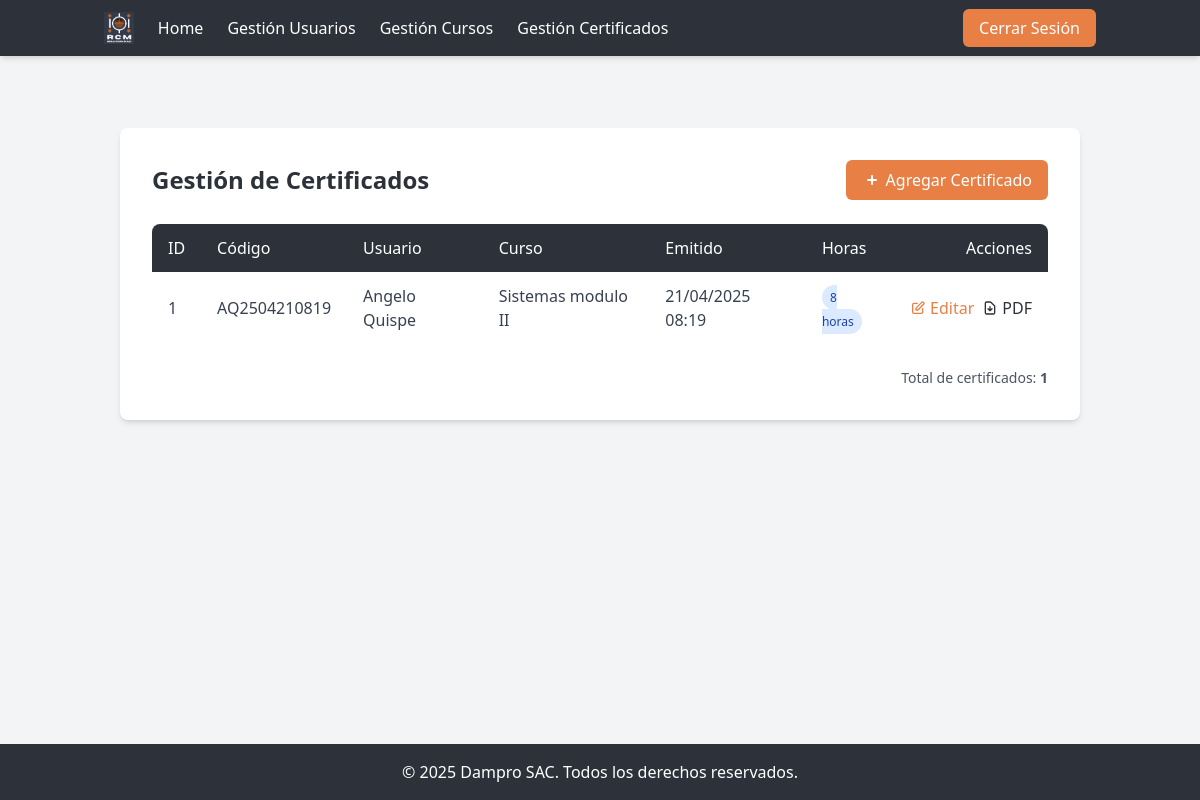
Page /dashboard/certificados/ (signed in) on the committed database.
### system/models.py (models this page shows)
class Certificate(models.Model):
    cert_code = models.CharField(max_length=100, unique=True)
    usuario = models.ForeignKey(Usuario, on_delete=models.CASCADE, related_name='certificates')
    course = models.ForeignKey(Course, on_delete=models.CASCADE, related_name='certificates')
    creation_date = models.DateTimeField(auto_now_add=True)
    chronological_hours = models.PositiveIntegerField()

class Usuario(models.Model):
    first_name = models.CharField(max_length=100)
    middle_name = models.CharField(max_length=100, blank=True, null=True)
    last_name = models.CharField(max_length=100)
    second_last_name = models.CharField(max_length=100, blank=True, null=True)
    user_type = models.CharField(max_length=50)

class Course(models.Model):
    name = models.CharField(max_length=200)
    course_hours = models.PositiveIntegerField()

### system/views.py (the view)
# urls.py: path('dashboard/certificados/', views.gestion_certificados, name='gestion_certificados'),
@login_required
def gestion_certificados(request):
    certificados = Certificate.objects.select_related('usuario', 'course').all()
    return render(request, 'system/gestion_certificados.html', {
        'certificados': certificados
    })

### system/views.py (called while the page is built)
def login_required(view_func):
    @wraps(view_func)
    def wrapped_view(request, *args, **kwargs):
        if not request.session.get('user_id'):
            return redirect('system:login')
        return view_func(request, *args, **kwargs)
    return wrapped_view

### system/templates/system/gestion_certificados.html (shortened to what this page needs)
{% extends 'system/base_logged.html' %}
{% block content %}
<section class="gestion-certificados bg-gray-100 py-12">
  <div class="container mx-auto px-4">
    <div class="bg-white rounded-lg shadow-md p-8 max-w-6xl mx-auto">
      <div class="flex justify-between items-center mb-6">
        <h1 class="text-2xl font-bold text-dampro-dark">Gestión de Certificados</h1>
        <a href="{% url 'system:add_certificado' %}" class="bg-dampro-orange text-white py-2 px-4 rounded-md font-medium hover:bg-opacity-90 transition-colors flex items-center">
          <svg xmlns="http://www.w3.org/2000/svg" class="h-5 w-5 mr-1" viewBox="0 0 20 20" fill="currentColor">
            <path fill-rule="evenodd" d="M10 5a1 1 0 011 1v3h3a1 1 0 110 2h-3v3a1 1 0 11-2 0v-3H6a1 1 0 110-2h3V6a1 1 0 011-1z" clip-rule="evenodd" />
          </svg>
          Agregar Certificado
        </a>
      </div>
      <div class="overflow-x-auto">
        <table class="min-w-full bg-white">
          <thead>
            <tr class="bg-dampro-dark text-white">
              <th class="py-3 px-4 text-left font-medium rounded-tl-lg">ID</th>
              <th class="py-3 px-4 text-left font-medium">Código</th>
              <th class="py-3 px-4 text-left font-medium">Usuario</th>
              <th class="py-3 px-4 text-left font-medium">Curso</th>
              <th class="py-3 px-4 text-left font-medium">Emitido</th>
              <th class="py-3 px-4 text-left font-medium">Horas</th>
              <th class="py-3 px-4 text-right font-medium rounded-tr-lg">Acciones</th>
            </tr>
          </thead>
          <tbody class="divide-y divide-gray-200">
            {% for c in certificados %}
            <tr class="hover:bg-gray-50">
              <td class="py-3 px-4 text-gray-700">{{ c.id }}</td>
              <td class="py-3 px-4 text-gray-700 font-medium">{{ c.cert_code }}</td>
              <td class="py-3 px-4 text-gray-700">{{ c.usuario.first_name }} {{ c.usuario.last_name }}</td>
              <td class="py-3 px-4 text-gray-700">{{ c.course.name }}</td>
              <td class="py-3 px-4 text-gray-700">{{ c.creation_date|date:"d/m/Y H:i" }}</td>
              <td class="py-3 px-4">
                <span class="px-2 py-1 text-xs rounded-full bg-blue-100 text-blue-800">
                  {{ c.chronological_hours }} horas
                </span>
              </td>
              <td class="py-3 px-4 text-right">
                <div class="flex justify-end items-center space-x-2">
                  <a href="{% url 'system:edit_certificado' c.id %}" class="text-dampro-orange hover:underline font-medium flex items-center">
                    <svg xmlns="http://www.w3.org/2000/svg" class="h-4 w-4 mr-1" fill="none" viewBox="0 0 24 24" stroke="currentColor">
                      <path stroke-linecap="round" stroke-linejoin="round" stroke-width="2" d="M11 5H6a2 2 0 00-2 2v11a2 2 0 002 2h11a2 2 0 002-2v-5m-1.414-9.414a2 2 0 112.828 2.828L11.828 15H9v-2.828l8.586-8.586z" />
                    </svg>
                    Editar
                  </a>
                  <a href="{% url 'system:certificado_pdf' c.cert_code %}" target="_blank" class="text-dampro-dark hover:underline font-medium flex items-center">
                    PDF
                  </a>
                </div>
              </td>
            </tr>
            {% empty %}
            <tr>
              <td colspan="7" class="py-8 text-center text-gray-500 italic">No hay certificados registrados.</td>
            </tr>
            {% endfor %}
          </tbody>
        </table>
      </div>
      <div class="mt-6 flex justify-end">
        <div class="text-sm text-gray-600">
          Total de certificados: <span class="font-semibold">{{ certificados|length }}</span>
        </div>
      </div>
    </div>
  </div>
</section>
{% endblock %}

### rows in the picture
Certificate: id "1", cert_code "AQ2504210819", usuario.first_name "Angelo", usuario.last_name "Quispe", course.name "Sistemas modulo II", creation_date "21/04/2025 08:19", chronological_hours "8"

### other values in the picture
{{ certificados|length }} "1"
